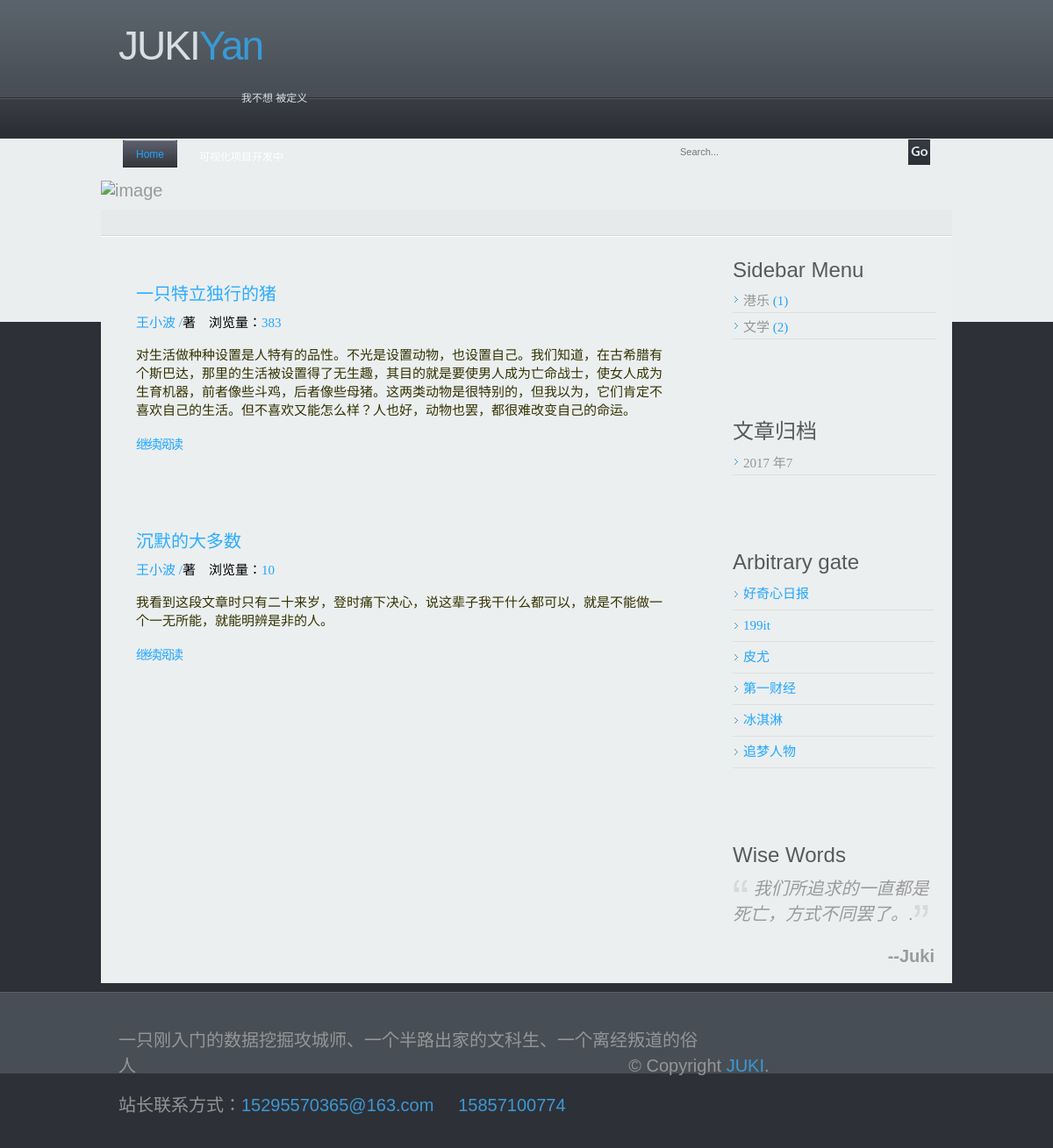
The app's page /category/2/ with its own data.
### easyblog/models.py (models this page shows, shortened)
@python_2_unicode_compatible
class Article(models.Model):
    STATUS_CHOICES=(
        ('d','Draft'),
        ('p','Published'),
    )
    caption = models.CharField('标题',max_length=30)
    subcaption = models.CharField(max_length=50, blank=True)
    created_time = models.DateTimeField('创建时间',auto_now_add=True)
    last_modified_time = models.DateTimeField('修改时间',auto_now=True)
    excerpt=models.CharField(max_length=200,blank=True)
    status=models.CharField('文章状态',max_length=1,choices=STATUS_CHOICES)
    abstract=models.CharField('摘要',max_length=200,blank=True,null=True)
    author = models.CharField(max_length=30)
    category = models.ForeignKey('Category',verbose_name='分类',null=True)
    body = RichTextUploadingField('正文')
    views=models.PositiveIntegerField('浏览量',default=0)
    likes=models.PositiveIntegerField('点赞数',default=0)
    topped=models.BooleanField('置顶',default=False)
    tags=models.ManyToManyField(Tag,blank=True)
    class Meta:
        ordering=['-created_time']

@python_2_unicode_compatible
class Category(models.Model):
    name = models.CharField('类名', max_length=20)

### easyblog/views.py (the view)
# urls.py: url(r'^category/(?P<pk>[0-9]+)/$', views.CategoryView.as_view(), name='category'),
class CategoryView(ListView):
    model = Article
    template_name = 'index.html'
    context_object_name = 'article_list'
    def get_queryset(self):
        cate = get_object_or_404(Category, pk=self.kwargs.get('pk'))
        return super(CategoryView, self).get_queryset().filter(category=cate)

### easyblog/templatetags/blog_tags.py (called while the page is built)
@register.simple_tag
def archives():
    return Article.objects.dates('created_time','month',order='DESC')

@register.simple_tag
def get_categories():
    return Category.objects.annotate(num_posts=Count('article')).filter(num_posts__gt=0)

### templates/index.html (shortened to what this page needs)
{% extends 'base.html' %}
{% block main %}
    {% for article in article_list %}
       <article class="article article-{{article.pk}}">
          <div><a href="{% url 'detail' article.pk %}" style="font-size:20px;font-family:微软雅黑">{{ article.caption }}</a></div>
              <p style="font-size:15px;color:#21a6ff;font-family:微软雅黑">{{ article.author }} /<span style="font-size:15px;color:black">著&nbsp;&nbsp;&nbsp;&nbsp;浏览量：</span>{{ article.views }}</p>
              <p style="font-size:15px;color:#333300;font-family:微软雅黑">{{ article.abstract|safe }}</p>
              <h1 style="font-size:15px;color:black"><a href="{% url 'detail' article.pk %}"style="font-size:15px;color:#21a6ff;font-family:黑体">继续阅读</a></h1>
       </article>
    {% endfor %}
{% endblock main %}

### templates/base.html (shortened to what this page needs)
<!DOCTYPE html PUBLIC "-//W3C//DTD XHTML 1.0 Transitional//EN" "http://www.w3.org/TR/xhtml1/DTD/xhtml1-transitional.dtd">
<html xmlns="http://www.w3.org/1999/xhtml">
<head>
<link href="/static/css/style.css" rel="stylesheet" type="text/css" />
</head>
<body>
<div class="main">
  <div class="header">
    <div class="header_resize">
      <div class="logo">
        <h1><a href="/index/">JUKI<span>Yan</span></a><small>我不想 被定义 </small></h1>
      </div>
      <div class="menu_nav">
       <ul>
        <li class="active"><a href="/index/"><span>Home</span></a></li>
          <li><a href="/contact/"><span>可视化项目开发中</span></a></li>
      </ul>
        <div class="search">
        <form id="form" name="form" method="post" action="">
          <span>
          <input name="q" type="text" class="keywords" id="textfield" maxlength="50" value="Search..." />
           </span>
          <input name="b" type="image" src="/static/images/search.gif" class="button" />
        </form>
      </div>
      </div>
      <div class="header_img">
      <img src="/static/images/1.jpg" alt="image" width="970" height="202" /></div>
 </div>
  </div>
  <div class="content">
    <div class="content_resize">
      <div class="mainbar">
        <div class="article">
            <main>
                {% block main %}
                {% endblock main %}
            </main>
        </div>
      </div>
      <div class="sidebar">
        <div class="gadget">
          <h2>Sidebar Menu</h2>
          {% load blog_tags %}
          {% get_categories as category_list %}
          <ul class="sb_menu">
            {% for category in category_list %}
                <li style="font-size:15px;font-family:黑体;color:black">
                  <a href="{% url 'category' category.pk %}">{{ category.name }} <span
                          class="post-count"style="font-size:15px ;font-family:黑体;color:#21a6ff">({{ category.num_posts }})</span></a>
                </li>
            {% empty %}
            暂无分类！
            {% endfor %}
          </ul>
        </div>
        <div class="gadget">
          <h2>文章归档</h2>
          {% archives as date_list %}
          <ul class="sb_menu">
            {% for date in date_list %}
                <li style="font-size:15px;font-family:黑体;color:black">
                  <a href="#">{{ date.year }} 年{{ date.month }}</a>
                </li>
            {% empty %}
            暂无归档！
            {% endfor %}
          </ul>
        </div>
        <div class="gadget">
          <h2><span>Arbitrary gate</span></h2>
          <ul class="ex_menu">
            <li><a href="http://www.qdaily.com/" title="好奇心日报" style="color:#21a6ff;font-family:Microsoft YaHei;font-size:15px">好奇心日报</a><br /></li>
            <li><a href="http://www.199it.com/" title="199it" style="color:#21a6ff;font-family:Microsoft YaHei;font-size:15px">199it</a><br /></li>
            <li><a href="http://www.pewresearch.org/" title="皮尤" style="color:#21a6ff;font-family:Microsoft YaHei;font-size:15px">皮尤</a><br /></li>
            <li><a href="http://cbndata.com/" title="第一财经" style="color:#21a6ff;font-family:Microsoft YaHei;font-size:15px;font-size:15px">第一财经</a><br /></li>
            <li><a href="http://www.fisherv.com/" title="冰淇淋" style="color:#21a6ff;font-family:Microsoft YaHei;font-size:15px">冰淇淋</a><br /></li>
            <li><a href="http://zmrenwu.com/" title="追梦人物" style="color:#21a6ff;font-family:Microsoft YaHei;font-size:15px">追梦人物</a><br /></li>
          </ul>
        </div>
        <div class="gadget">
          <h2>Wise Words</h2>
          <p>   <img src="/static/images/teast_img_1.gif" alt="image" width="18" height="20" /> <em>我们所追求的一直都是死亡，方式不同罢了。</em>.<img src="/static/images/teast_img_2.gif" alt="image" width="18" height="20" /></p>
          <p style="float:right;"><strong>--Juki</strong></p>
          </div>
      </div>
    </div>
  </div>
  <div class="fbg">
    <div class="fbg_resize">
       <div >
          <p>一只刚入门的数据挖掘攻城师、一个半路出家的文科生、一个离经叛道的俗人&nbsp;&nbsp;&nbsp;&nbsp;&nbsp;&nbsp;&nbsp;&nbsp;&nbsp;&nbsp;&nbsp;&nbsp;&nbsp;&nbsp;&nbsp;&nbsp;&nbsp;&nbsp;&nbsp;&nbsp;&nbsp;&nbsp;&nbsp;&nbsp;&nbsp;&nbsp;&nbsp;&nbsp;&nbsp;&nbsp;&nbsp;&nbsp;&nbsp;&nbsp;&nbsp;&nbsp;&nbsp;&nbsp;&nbsp;&nbsp;&nbsp;&nbsp;&nbsp;&nbsp;&nbsp;&nbsp;&nbsp;&nbsp;&nbsp;&nbsp;&nbsp;&nbsp;&nbsp;&nbsp;&nbsp;&nbsp;&nbsp;&nbsp;&nbsp;&nbsp;&nbsp;&nbsp;&nbsp;&nbsp;&nbsp;&nbsp;&nbsp;&nbsp;&nbsp;&nbsp;&nbsp;&nbsp;&nbsp;&nbsp;&nbsp;&nbsp;&nbsp;&nbsp;&nbsp;&nbsp;&nbsp;&nbsp;&nbsp;&nbsp;&nbsp;&nbsp;&nbsp;&nbsp;&nbsp;&nbsp;&nbsp;&nbsp;&nbsp;&nbsp;&nbsp;&nbsp;&nbsp;&nbsp;&nbsp;&nbsp;&nbsp;© Copyright <a href="#">JUKI</a>.</p>
          <p>站长联系方式：<a href="#">15295570365@163.com</a>&nbsp;&nbsp;&nbsp;&nbsp;&nbsp;<a href="#">15857100774</a></p>
       </div>
    </div>
  </div>
</div>
</body>
</html>

### static/css/style.css (style rules this page uses)
body { margin:0; padding:0; width:100%; color:#9a9a9a; font:normal 20px Arial, Helvetica, sans-serif; }
html, .main { padding:0; margin:0; background:#2e3037 url(images/main_bg.gif) top repeat-x; }
.logo { padding:20px 0 20px 20px; margin:0 auto; width:950px; }
h1 { margin:0; padding:5px 0; width:270px; color:#d8dfe3; font:normal 46px/1.2em Arial, Helvetica, sans-serif; letter-spacing:-2px; }
h1 a, h1 a:hover { color:#d8dfe3; text-decoration:none; }
h1 span { color:#3a99d5;display:inline-block }
h1 small { text-align:left; float:right; width:130px; color:#d8dfe3; display:block; padding:25px 0 15px 0; font:normal 12px/1.2em Arial, Helvetica, sans-serif; letter-spacing:normal; }
h2 { font:normal 24px Arial, Helvetica, sans-serif; padding:0; margin:5px 0; color:#595959; }
p { margin:8px 0; padding:0 0 8px 0; font:normal 20px Arial, Helvetica, sans-serif; }
a { color:#2cadff; text-decoration:none; }
.header, .content, .menu_nav, .fbg, .footer, form, ol, ol li, ul, .content .mainbar, .content .sidebar { margin:0; padding:0; }
.header_resize { margin:0 auto; padding:0; width:970px; }
.header_img { width:970px; padding:10px 0 0 0; }
.menu_nav { margin:14px auto 0 auto; padding:10px 20px 0 20px; float:left; width:930px; }
.menu_nav ul { list-style:none; padding:0; margin:0; }
.menu_nav li { float:left; padding:0 5px; }
.menu_nav li a { font:normal 12px Arial, Helvetica, sans-serif; color:#fff; display:block; float:left; padding:10px 0; }
.menu_nav li a span { background:none; padding:10px 15px; }
.menu_nav li.active a { text-decoration:none; color:#21a6ff; background:url(images/r_menu.gif) no-repeat right; }
.menu_nav li.active a span { text-decoration:none; color:#21a6ff; background:url(images/l_menu.gif) no-repeat left; }
.search { float:right; margin:0; padding:0; width:300px; }
.search form { padding:0; margin:0; }
.search span { display:block; float:left; background:#eaeeef; width:250px; padding:0 10px; height:29px; margin:0; }
.search form .keywords { width:250px; line-height:13px; height:13px; float:left; background:none; border:0; padding:8px 0px; margin:0; font:normal 11px Arial, Helvetica, sans-serif; color:#767676; }
.search form .button { float:left; margin:0; padding:0; border:0; position:relative; }
.content { padding:10px 0 0 0; }
.content_resize { margin:0 auto; padding:20px 0 0 0; width:970px; background:#eceff0 url(images/countent_vf.gif) top repeat-x; }
.content .mainbar { margin:0; float:left; }
.content .mainbar .article { margin:0 0 20px 0; padding:30px 20px; width:610px; }
.content .sidebar { margin:0; padding:0; float:right; }
.content .sidebar .gadget { margin:0 0 20px 0; padding:30px 20px; width:230px; }
ul.sb_menu, ul.ex_menu { margin:0; padding:0; list-style:none; color:#959595; }
ul.sb_menu li, ul.ex_menu li { margin:0; border-bottom:1px solid #dedede; background:url(images/li_a.gif) left no-repeat; }
ul.sb_menu li { padding:4px 0 4px 12px; width:220px; }
ul.ex_menu li { padding:4px 0 8px 12px; }
ul.sb_menu li a, ul.ex_menu li a { color:#959595; text-decoration:none; margin-left:-12px; padding-left:12px; }
.fbg { padding:10px 0 0 0; border-top:1px solid #5e5f62; background:#484e55 url(images/fbg_bg.gif) bottom repeat-x; margin:10px 0 0 0; }
.fbg_resize { margin:0 auto; padding:20px 20px; width:930px; }
.fbg p { color:#959595; }
.fbg a { color:#3a99d5; text-decoration:none; }

### records on screen
Article: caption "一只特立独行的猪", author "王小波", views "383", abstract "对生活做种种设置是人特有的品性。不光是设置动物，也设置自己。我们知道，在古希腊有个斯巴达，那里的生活被设置得了无生趣，其目的就是要使男人成为亡命战士，使女人成为生育机器，前者像些斗鸡，后者像些母猪。这两类动物是很特别的，但我以为，它们肯定不喜欢自己的生活。但不喜欢又能怎么样？人也好，动物也罢，都很难改变自己的命运。"
Article: caption "沉默的大多数", author "王小波", views "10", abstract "我看到这段文章时只有二十来岁，登时痛下决心，说这辈子我干什么都可以，就是不能做一个一无所能，就能明辨是非的人。"
Category: name "港乐", num_posts "1"
Category: name "文学", num_posts "2"

### other values on screen
{{ date.year }} "2017"
{{ date.month }} "7"
